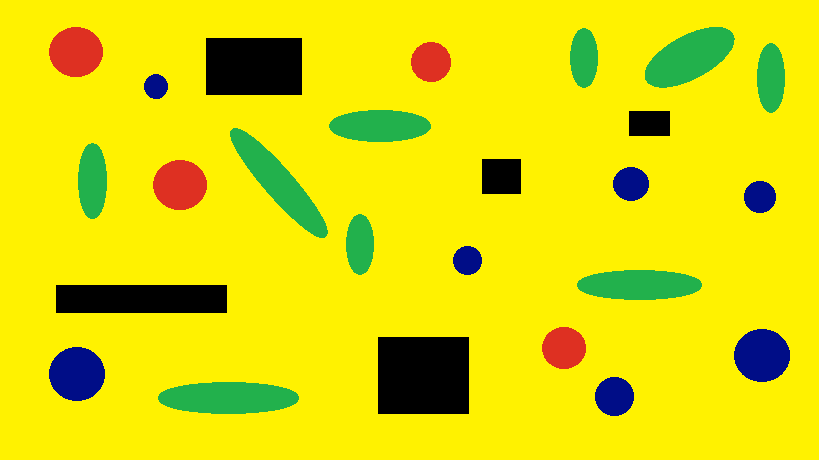
%> input picture Ejercicio 3 - segmentacion por color/imagen_1_tpf.png, 819 x 460 px
$ octave ejercicio3_tpf.m   (GNU Octave 9; MATLAB toolbox functions it lacks are replaced by stand-ins)
%> lines starting %> are read from the running program, lines starting %| are printed output that depends on the picture; in (x1, y1, x2, y2) boxes, pixels count from 0 and x2, y2 are one past the last pixel; in counts of white or black regions, pixels touching at a corner belong together; the program's own positions count from 1
clc; clear all; close all;
[file,dir]=uigetfile('.bmp;.tif;.jpg;.png');
%> the answer given: ../Ejercicio 3 - segmentacion por color/imagen_1_tpf.png
filename=[dir,file];
info=imfinfo(filename);

%%
%Conversión - RGB a L*a*b

rgb = imread(filename);
%> rgb is the input picture: size 460x819x3 uint8; mean R, G, B 222.2, 216.7, 8.2
%rgb es uint8

lab = lab2double(applycform(rgb, makecform('srgb2lab')));
%> lab: size 460x819x3 double; mean of channels 1, 2, 3 84.7, -9.6, 78.9

figure
%subplot(2,1,1);
imshow(rgb,[]);
title('Imagen original - RGB')


%subplot(2,1,2);
%imshow(lab,[]);
%title('Imagen en L*a*b*')

%canales
L = lab(:, :, 1);
a = lab(:, :, 2);
b = lab(:, :, 3);
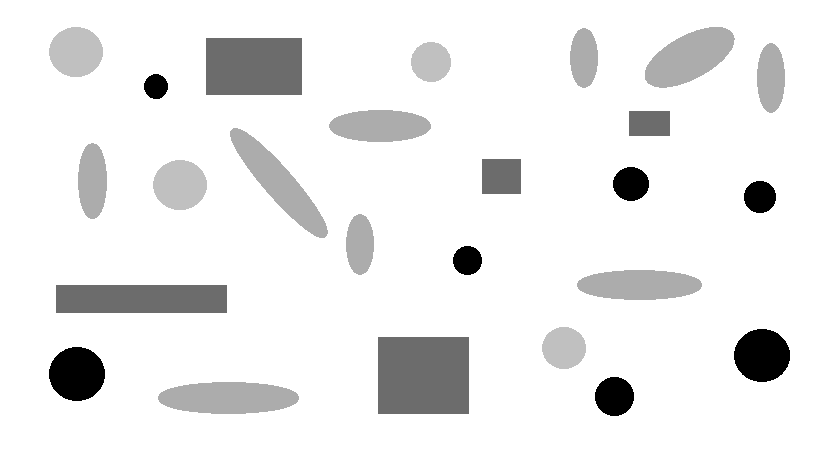
%> b: size 460x819 double; min -67, max 91, mean 78.9; drawn with min black and max white

% [5 lines of commented-out code are left out]

%%
%Análisis histograma de canales L, a* y b*
%Objetivo: identificacion rangos de cada color presente en imagen

figure
subplot(1,3,1);
imshow(L, []);
title('Canal L* (Luminosidad)')
%para que imagen no se mimetice con el fondo cuando exporto
c_L = colorbar;
min_val_L = min(L(:));
%> min_val_L = 0
max_val_L = max(L(:));
%> max_val_L = 94.12
c_L.Ticks = [min_val_L, max_val_L];
axis on;
set(gca, 'XTick', [], 'YTick', []);
box on;

subplot(1,3,2);
imshow(a, []);
title('Canal a* (Rojo-Verde)')
c = colorbar;
min_val_a = min(a(:));
%> min_val_a = -54
max_val_a = max(a(:));
%> max_val_a = 66
c.Ticks = [min_val_a, max_val_a];
axis on;
set(gca, 'XTick', [], 'YTick', []);
box on;

subplot(1,3,3);
imshow(b, []);
title('Canal b* (Amarillo-Azul)')
c_b = colorbar;
min_val_b = min(b(:));
%> min_val_b = -67
max_val_b = max(b(:));
%> max_val_b = 91
c_b.Ticks = [min_val_b, max_val_b];
axis on;
set(gca, 'XTick', [], 'YTick', []);
box on;

%%
figure;

subplot(3,1,1);
histogram(a);
xlim([-128,127]);
title('Histograma - Canal a*');
grid on;

subplot(3,1,2);
histogram(b);
xlim([-128,127])
title('Histograma - Canal b*');
grid on;

subplot(3,1,3);
histogram(L);
xlim([0,100]);
title('Histograma - Canal L*');
grid on;
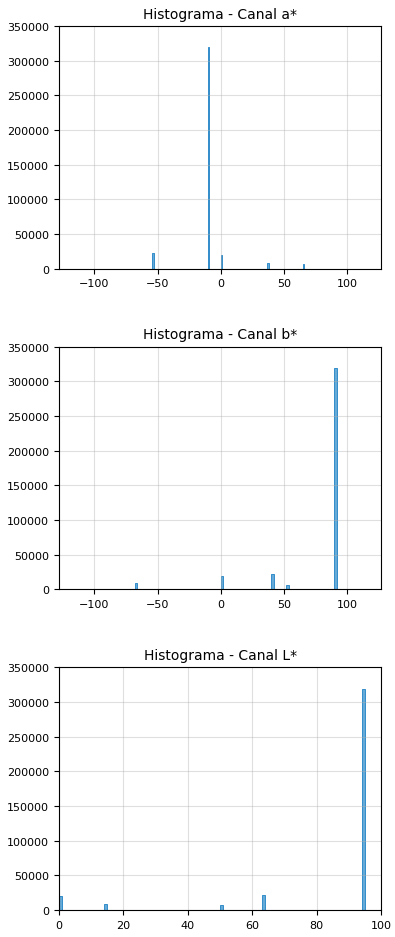
%> figure redrawn from the program's plot data, 3 panels; panel 1: tallest bar 319292 high, from x = -10 to -9; panel 2: tallest bar 319292 high, from x = 90 to 92; panel 3: tallest bar 319292 high, from x = 94 to 95


%%
%Segmentación por Umbral

mascara_amarillo = (b >= 90);
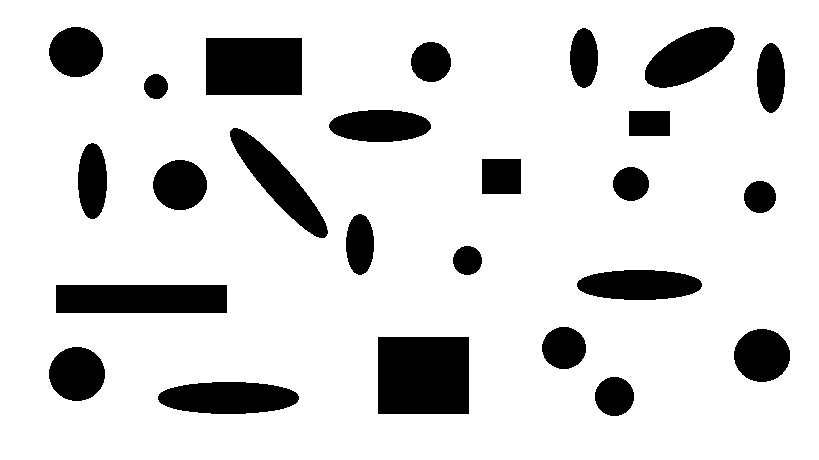
%> mascara_amarillo: size 460x819 logical; 84.8% white; 25 black regions, largest, box (x1, y1, x2, y2) and area: (378, 337, 469, 414) 7007, (206, 38, 302, 95) 5472, (56, 285, 227, 313) 4788
mascara_azul = (b <= -50);
%> mascara_azul: size 460x819 logical; 2.3% white; 7 white regions, largest, box (x1, y1, x2, y2) and area: (49, 347, 105, 401) 2368, (734, 329, 790, 382) 2325, (595, 377, 634, 416) 1199
mascara_rojo = (a >= 50);
%> mascara_rojo: size 460x819 logical; 1.8% white; 4 white regions, box (x1, y1, x2, y2) and area: (49, 27, 103, 77) 2114, (153, 160, 207, 210) 2114, (542, 327, 586, 369) 1451, (411, 42, 451, 82) 1258
mascara_verde = (a <= -50);
%> mascara_verde: size 460x819 logical; 5.9% white; 9 white regions, largest, box (x1, y1, x2, y2) and area: (158, 382, 299, 414) 3617, (230, 128, 328, 238) 3442, (645, 27, 735, 88) 3430

mascara_negro = (L<10);
%> mascara_negro: size 460x819 logical; 5.2% white; 5 white regions, box (x1, y1, x2, y2) and area: (378, 337, 469, 414) 7007, (206, 38, 302, 95) 5472, (56, 285, 227, 313) 4788, (482, 159, 521, 194) 1365, (629, 111, 670, 136) 1025

%%
%Conteo de objetos

[L_rojo, n_rojo] = bwlabel(mascara_rojo);
%> L_rojo: size 460x819 double; 5 distinct labels, from 0 to 4
%> n_rojo = 4
[L_azul, n_azul] = bwlabel(mascara_azul);
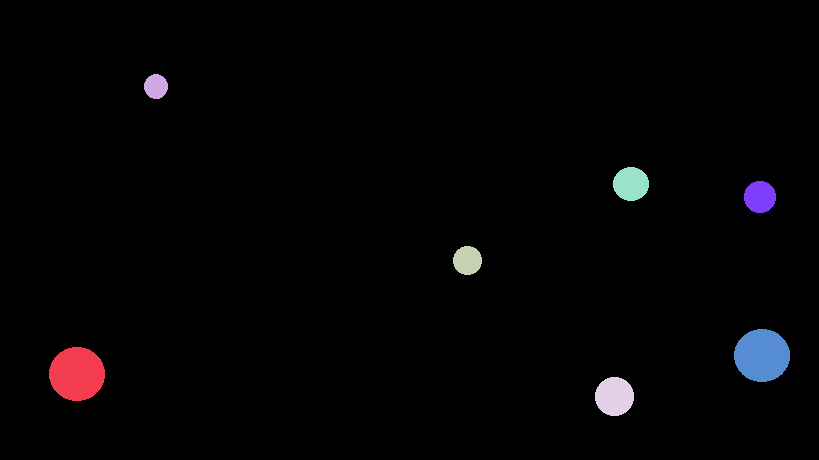
%> L_azul: size 460x819 double; 8 distinct labels, from 0 to 7; one colour per label, 0 black
%> n_azul = 7
[L_verde, n_verde] = bwlabel(mascara_verde);
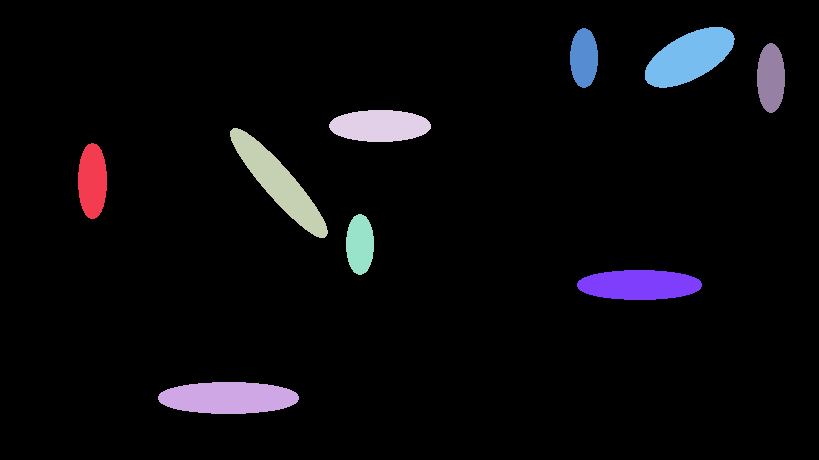
%> L_verde: size 460x819 double; 10 distinct labels, from 0 to 9; one colour per label, 0 black
%> n_verde = 9
[L_negro, n_negro] = bwlabel(mascara_negro);
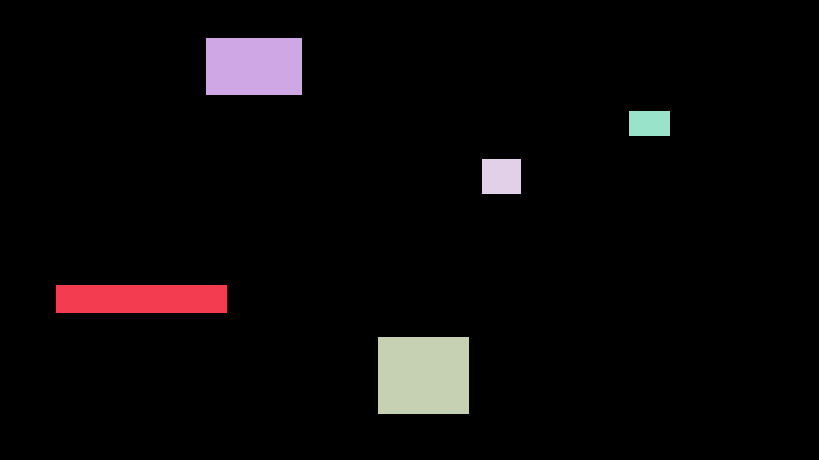
%> L_negro: size 460x819 double; 6 distinct labels, from 0 to 5; one colour per label, 0 black
%> n_negro = 5
[L_amarillo, n_amarillo] = bwlabel(mascara_amarillo);
%> n_amarillo = 1

paleta_rojo = uint8([255 255 255; 255 0 0]);
paleta_verde = uint8([255 255 255; 0 255 0]);
paleta_azul = uint8([255 255 255; 0 0 255]);
paleta_negro = uint8([255 255 255; 0 0 0]);

% [30 lines of commented-out code are left out]

figure;
subplot(2,2,1)
imshow(mascara_rojo, paleta_rojo);
title(['Objetos rojos detectados: ', num2str(n_rojo)]);
%para que imagen no se mimetice con el fondo cuando exporto
axis on;
set(gca, 'XTick', [], 'YTick', []);
box on;


subplot(2,2,2)
imshow(mascara_verde, paleta_verde);
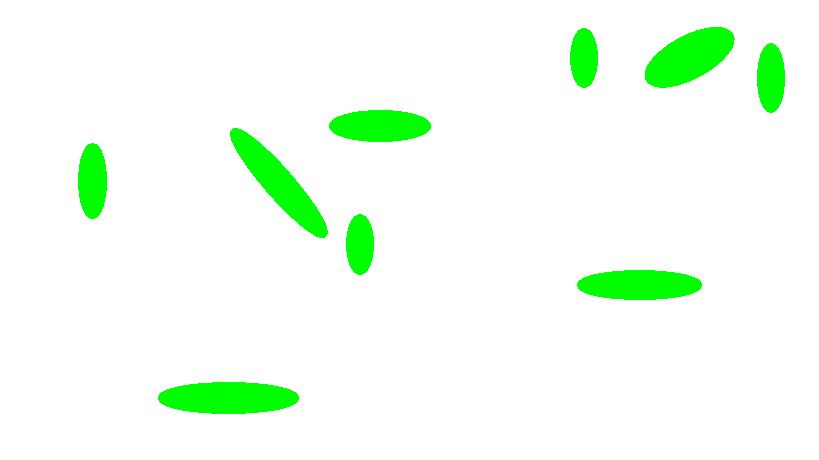
%> displayed picture: size 460x819x3, on the screen's scale of 0 to 255; mean R, G, B 0.941, 1, 0.941; drawn with 1 as white
title(['Objetos verdes detectados: ', num2str(n_verde)]);
axis on;
set(gca, 'XTick', [], 'YTick', []);
box on;

subplot(2,2,3)
imshow(mascara_azul, paleta_azul);
title(['Objetos azules detectados: ', num2str(n_azul)]);
axis on;
set(gca, 'XTick', [], 'YTick', []);
box on;

subplot(2,2,4)
imshow(mascara_negro, paleta_negro);
title(['Objetos negros detectados: ', num2str(n_negro)]);
axis on;
set(gca, 'XTick', [], 'YTick', []);
box on;

% [6 lines of commented-out code are left out]
